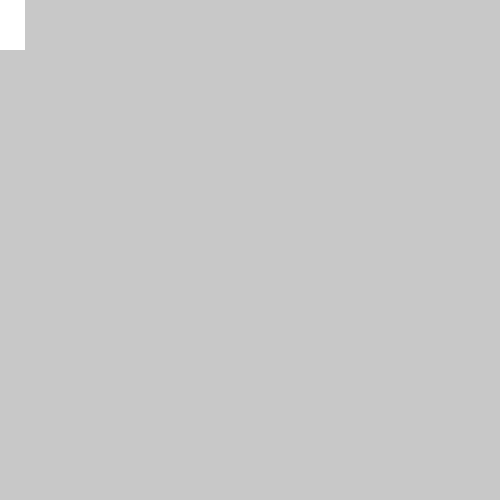
Frame 1 (no input)
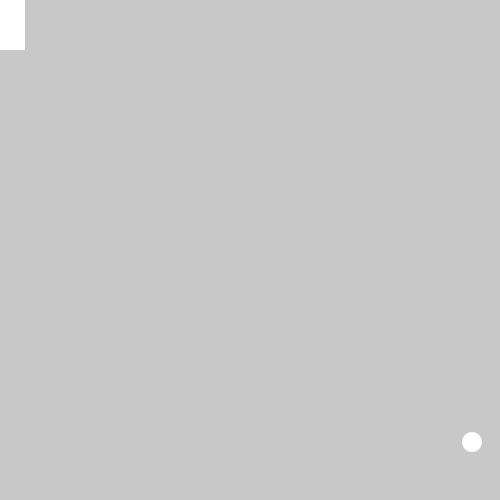
Frame 60 (the mouse pressed at the canvas centre just before this capture)
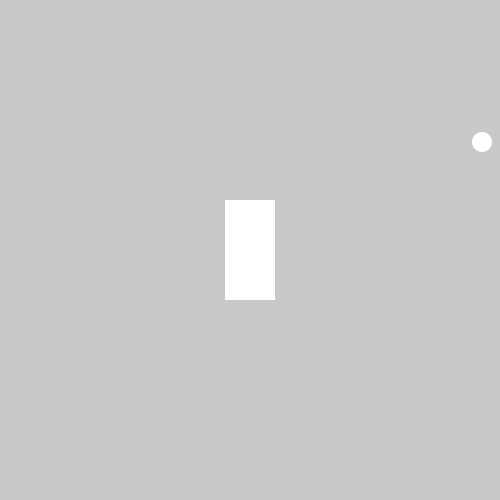
Frame 120 (the mouse held since frame 60 and released just before this capture)

The Processing sketch that drew these frames (run headless with seeded random() and noise(); from frame 60 on, the mouse is pressed at the canvas centre):

// Processing sketch: processing_167874
// ── processing_167874.pde


float y = 0;
float x= 0;
float speedx = 2;
float speedy = 2;

void setup() {
  size (500,500);
  noStroke();
}


void draw() {
  background(200);
  rectMode(CENTER);
  // && == UND
  // || == Oder
  x= x+ speedx;
  y= y+ speedy;
  

  ellipse (x, y,20,20);
  rect (mouseX, mouseY, 50, 100);
  
 if (x >  mouseX - 25 && (y > mouseY-50 && y < mouseY + 50)) {
    speedx = -5;
  }
  
   if (x >  mouseX + 25 && (y > mouseY-50 && y < mouseY + 50)) {
    speedx = 5;
  }
  
   if (x > width -10) {
    speedx =-5;
  }
  
 if (x < 10 ) {
    speedx = 10;
  }
  if (y > height -10) {
    speedy =-5;
  }
  
  if ( y < 10) {
    speedy = 10;
  }
   
  
  println(x);
  
}
